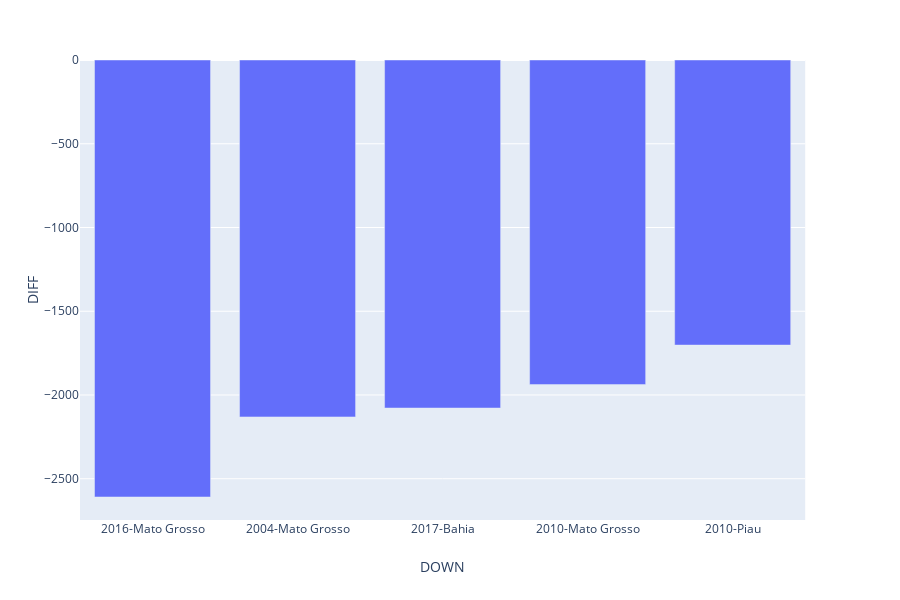

Write notebook code for a chart like this one.
### Code cell
fig = px.bar(DOWN5, x='DOWN', y='DIFF')
fig.show()

### Figure 1 — Plotly figure (JSON) as saved in the notebook; plotly's stock layout.template omitted (floating-point values rounded to 4 significant figures)
{"data": [{"alignmentgroup": "True", "hoverlabel": {"namelength": 0}, "hovertemplate": "DOWN=%{x}<br>DIFF=%{y}", "legendgroup": "", "marker": {"color": "#636efa"}, "name": "", "offsetgroup": "", "orientation": "v", "showlegend": false, "textposition": "auto", "type": "bar", "x": ["2016-Mato Grosso", "2004-Mato Grosso", "2017-Bahia", "2010-Mato Grosso", "2010-Piau"], "xaxis": "x", "y": [-2609, -2131, -2078, -1938, -1702], "yaxis": "y"}], "layout": {"barmode": "relative", "height": 600, "legend": {"tracegroupgap": 0}, "margin": {"t": 60}, "xaxis": {"anchor": "y", "domain": [0, 0.98], "title": {"text": "DOWN"}}, "yaxis": {"anchor": "x", "domain": [0, 1], "title": {"text": "DIFF"}}}}
